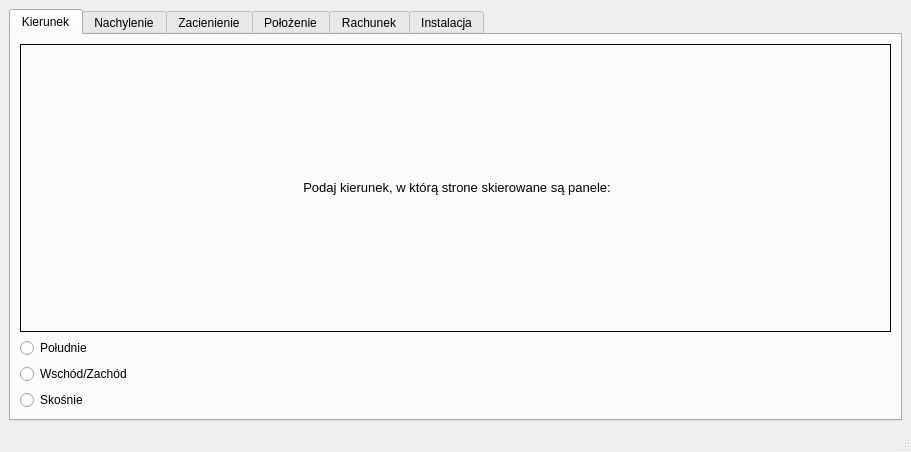
<?xml version="1.0" encoding="UTF-8"?>
<ui version="4.0">
 <class>MainWindow</class>
 <widget class="QMainWindow" name="MainWindow">
  <property name="geometry">
   <rect>
    <x>0</x>
    <y>0</y>
    <width>911</width>
    <height>452</height>
   </rect>
  </property>
  <property name="windowTitle">
   <string>Kalkulator Fotowoltaiki (Polska)</string>
  </property>
  <widget class="QWidget" name="centralwidget">
   <layout class="QFormLayout" name="formLayout">
    <item row="0" column="0" colspan="2">
     <widget class="QTabWidget" name="tabWidget">
      <property name="currentIndex">
       <number>0</number>
      </property>
      <widget class="QWidget" name="tab">
       <attribute name="title">
        <string>Kierunek</string>
       </attribute>
       <layout class="QVBoxLayout" name="verticalLayout_3">
        <item>
         <widget class="QLabel" name="label">
          <property name="autoFillBackground">
           <bool>false</bool>
          </property>
          <property name="frameShape">
           <enum>QFrame::Box</enum>
          </property>
          <property name="text">
           <string>&lt;html&gt;&lt;head/&gt;&lt;body&gt;&lt;p align=&quot;center&quot;&gt;&lt;span style=&quot; font-size:10pt;&quot;&gt;Podaj kierunek, w którą strone skierowane są panele:&lt;/span&gt;&lt;/p&gt;&lt;/body&gt;&lt;/html&gt;</string>
          </property>
         </widget>
        </item>
        <item>
         <widget class="QRadioButton" name="radioButton11">
          <property name="text">
           <string>Południe</string>
          </property>
         </widget>
        </item>
        <item>
         <widget class="QRadioButton" name="radioButton12">
          <property name="text">
           <string>Wschód/Zachód</string>
          </property>
         </widget>
        </item>
        <item>
         <widget class="QRadioButton" name="radioButton13">
          <property name="text">
           <string>Skośnie</string>
          </property>
         </widget>
        </item>
       </layout>
      </widget>
      <widget class="QWidget" name="tab_3">
       <attribute name="title">
        <string>Nachylenie</string>
       </attribute>
       <layout class="QVBoxLayout" name="verticalLayout_4">
        <item>
         <widget class="QLabel" name="label_2">
          <property name="frameShape">
           <enum>QFrame::Box</enum>
          </property>
          <property name="text">
           <string>&lt;html&gt;&lt;head/&gt;&lt;body&gt;&lt;p align=&quot;center&quot;&gt;&lt;span style=&quot; font-size:10pt;&quot;&gt;Podaj kąt nachylenia paneli:&lt;/span&gt;&lt;/p&gt;&lt;/body&gt;&lt;/html&gt;</string>
          </property>
         </widget>
        </item>
        <item>
         <widget class="QRadioButton" name="radioButton21">
          <property name="text">
           <string>Płaski 0°-4°</string>
          </property>
         </widget>
        </item>
        <item>
         <widget class="QRadioButton" name="radioButton22">
          <property name="text">
           <string>Prawie płaski 5°-24°</string>
          </property>
         </widget>
        </item>
        <item>
         <widget class="QRadioButton" name="radioButton23">
          <property name="text">
           <string>Normalnie nachylony 25°-35°</string>
          </property>
         </widget>
        </item>
        <item>
         <widget class="QRadioButton" name="radioButton24">
          <property name="text">
           <string>Bardzo nachylony 35°+</string>
          </property>
         </widget>
        </item>
       </layout>
      </widget>
      <widget class="QWidget" name="tab_5">
       <attribute name="title">
        <string>Zacienienie</string>
       </attribute>
       <layout class="QVBoxLayout" name="verticalLayout_6">
        <item>
         <widget class="QLabel" name="label_5">
          <property name="frameShape">
           <enum>QFrame::Box</enum>
          </property>
          <property name="text">
           <string>&lt;html&gt;&lt;head/&gt;&lt;body&gt;&lt;p align=&quot;center&quot;&gt;Wybierz ile cienia pada na panele:&lt;/p&gt;&lt;/body&gt;&lt;/html&gt;</string>
          </property>
         </widget>
        </item>
        <item>
         <layout class="QVBoxLayout" name="verticalLayout_5">
          <item>
           <widget class="QRadioButton" name="radioButton31">
            <property name="text">
             <string>Prawie nic</string>
            </property>
           </widget>
          </item>
          <item>
           <widget class="QRadioButton" name="radioButton32">
            <property name="text">
             <string>Trochę</string>
            </property>
           </widget>
          </item>
          <item>
           <widget class="QRadioButton" name="radioButton33">
            <property name="text">
             <string>Dużo cienia</string>
            </property>
           </widget>
          </item>
         </layout>
        </item>
       </layout>
      </widget>
      <widget class="QWidget" name="tab_2">
       <attribute name="title">
        <string>Położenie</string>
       </attribute>
       <widget class="QLabel" name="label_3">
        <property name="geometry">
         <rect>
          <x>40</x>
          <y>20</y>
          <width>441</width>
          <height>81</height>
         </rect>
        </property>
        <property name="frameShape">
         <enum>QFrame::Box</enum>
        </property>
        <property name="text">
         <string>&lt;html&gt;&lt;head/&gt;&lt;body&gt;&lt;p align=&quot;center&quot;&gt;&lt;span style=&quot; font-size:10pt;&quot;&gt;Podaj region nasłonecznienia:&lt;/span&gt;&lt;/p&gt;&lt;/body&gt;&lt;/html&gt;</string>
        </property>
       </widget>
       <widget class="QLabel" name="naslonecznienie">
        <property name="geometry">
         <rect>
          <x>40</x>
          <y>120</y>
          <width>221</width>
          <height>181</height>
         </rect>
        </property>
        <property name="text">
         <string/>
        </property>
       </widget>
       <widget class="QWidget" name="verticalLayoutWidget">
        <property name="geometry">
         <rect>
          <x>320</x>
          <y>120</y>
          <width>160</width>
          <height>191</height>
         </rect>
        </property>
        <layout class="QVBoxLayout" name="verticalLayout_7">
         <item>
          <widget class="QRadioButton" name="radioButton41">
           <property name="text">
            <string>Czerwony</string>
           </property>
          </widget>
         </item>
         <item>
          <widget class="QRadioButton" name="radioButton42">
           <property name="text">
            <string>Pomarańczowy</string>
           </property>
          </widget>
         </item>
         <item>
          <widget class="QRadioButton" name="radioButton43">
           <property name="text">
            <string>Ciemny żółty</string>
           </property>
          </widget>
         </item>
         <item>
          <widget class="QRadioButton" name="radioButton44">
           <property name="text">
            <string>Jasny żółty</string>
           </property>
          </widget>
         </item>
        </layout>
       </widget>
      </widget>
      <widget class="QWidget" name="tab_4">
       <attribute name="title">
        <string>Rachunek</string>
       </attribute>
       <layout class="QVBoxLayout" name="verticalLayout">
        <item>
         <widget class="QLabel" name="label_4">
          <property name="frameShape">
           <enum>QFrame::Box</enum>
          </property>
          <property name="text">
           <string>&lt;html&gt;&lt;head/&gt;&lt;body&gt;&lt;p align=&quot;center&quot;&gt;&lt;span style=&quot; font-size:10pt;&quot;&gt;Wpisz roczną cene rachunku za prąd [PLN]:&lt;/span&gt;&lt;/p&gt;&lt;/body&gt;&lt;/html&gt;</string>
          </property>
         </widget>
        </item>
        <item>
         <widget class="QLineEdit" name="lineEdit">
          <property name="autoFillBackground">
           <bool>false</bool>
          </property>
         </widget>
        </item>
       </layout>
      </widget>
      <widget class="QWidget" name="tab_6">
       <attribute name="title">
        <string>Instalacja</string>
       </attribute>
       <layout class="QHBoxLayout" name="horizontalLayout">
        <item>
         <layout class="QVBoxLayout" name="verticalLayout_2">
          <item>
           <widget class="QLabel" name="label_6">
            <property name="frameShape">
             <enum>QFrame::Box</enum>
            </property>
            <property name="text">
             <string>&lt;html&gt;&lt;head/&gt;&lt;body&gt;&lt;p align=&quot;center&quot;&gt;&lt;span style=&quot; font-size:10pt;&quot;&gt;Skuteczność panelu fotowoltaicznego(%):&lt;/span&gt;&lt;/p&gt;&lt;/body&gt;&lt;/html&gt;</string>
            </property>
           </widget>
          </item>
          <item>
           <widget class="QPushButton" name="pushButton">
            <property name="text">
             <string>Oblicz</string>
            </property>
           </widget>
          </item>
          <item>
           <widget class="QLabel" name="label_skutecznosc">
            <property name="frameShape">
             <enum>QFrame::Box</enum>
            </property>
            <property name="text">
             <string>&lt;html&gt;&lt;head/&gt;&lt;body&gt;&lt;p align=&quot;center&quot;&gt;...&lt;/p&gt;&lt;/body&gt;&lt;/html&gt;</string>
            </property>
           </widget>
          </item>
         </layout>
        </item>
        <item>
         <layout class="QVBoxLayout" name="verticalLayout_8">
          <item>
           <widget class="QLabel" name="label_7">
            <property name="frameShape">
             <enum>QFrame::Box</enum>
            </property>
            <property name="text">
             <string>&lt;html&gt;&lt;head/&gt;&lt;body&gt;&lt;p align=&quot;center&quot;&gt;&lt;span style=&quot; font-size:10pt;&quot;&gt;Moc jednego panelu[kWp]:&lt;/span&gt;&lt;/p&gt;&lt;/body&gt;&lt;/html&gt;</string>
            </property>
           </widget>
          </item>
          <item>
           <widget class="QPushButton" name="pushButton_2">
            <property name="text">
             <string>Oblicz</string>
            </property>
           </widget>
          </item>
          <item>
           <widget class="QLabel" name="label_moc">
            <property name="frameShape">
             <enum>QFrame::Box</enum>
            </property>
            <property name="text">
             <string>&lt;html&gt;&lt;head/&gt;&lt;body&gt;&lt;p align=&quot;center&quot;&gt;...&lt;/p&gt;&lt;/body&gt;&lt;/html&gt;</string>
            </property>
           </widget>
          </item>
         </layout>
        </item>
        <item>
         <layout class="QVBoxLayout" name="verticalLayout_9">
          <item>
           <widget class="QLabel" name="label_8">
            <property name="frameShape">
             <enum>QFrame::Box</enum>
            </property>
            <property name="text">
             <string>&lt;html&gt;&lt;head/&gt;&lt;body&gt;&lt;p align=&quot;center&quot;&gt;Moc instalacji [kWp]&lt;/p&gt;&lt;/body&gt;&lt;/html&gt;</string>
            </property>
           </widget>
          </item>
          <item>
           <widget class="QPushButton" name="pushButton_3">
            <property name="text">
             <string>Dodaj panel</string>
            </property>
           </widget>
          </item>
          <item>
           <widget class="QLabel" name="label_9">
            <property name="frameShape">
             <enum>QFrame::Box</enum>
            </property>
            <property name="text">
             <string>&lt;html&gt;&lt;head/&gt;&lt;body&gt;&lt;p align=&quot;center&quot;&gt;...&lt;/p&gt;&lt;/body&gt;&lt;/html&gt;</string>
            </property>
           </widget>
          </item>
         </layout>
        </item>
       </layout>
      </widget>
     </widget>
    </item>
   </layout>
  </widget>
  <widget class="QMenuBar" name="menubar">
   <property name="geometry">
    <rect>
     <x>0</x>
     <y>0</y>
     <width>911</width>
     <height>20</height>
    </rect>
   </property>
  </widget>
  <widget class="QStatusBar" name="statusbar"/>
 </widget>
 <resources/>
 <connections/>
</ui>
